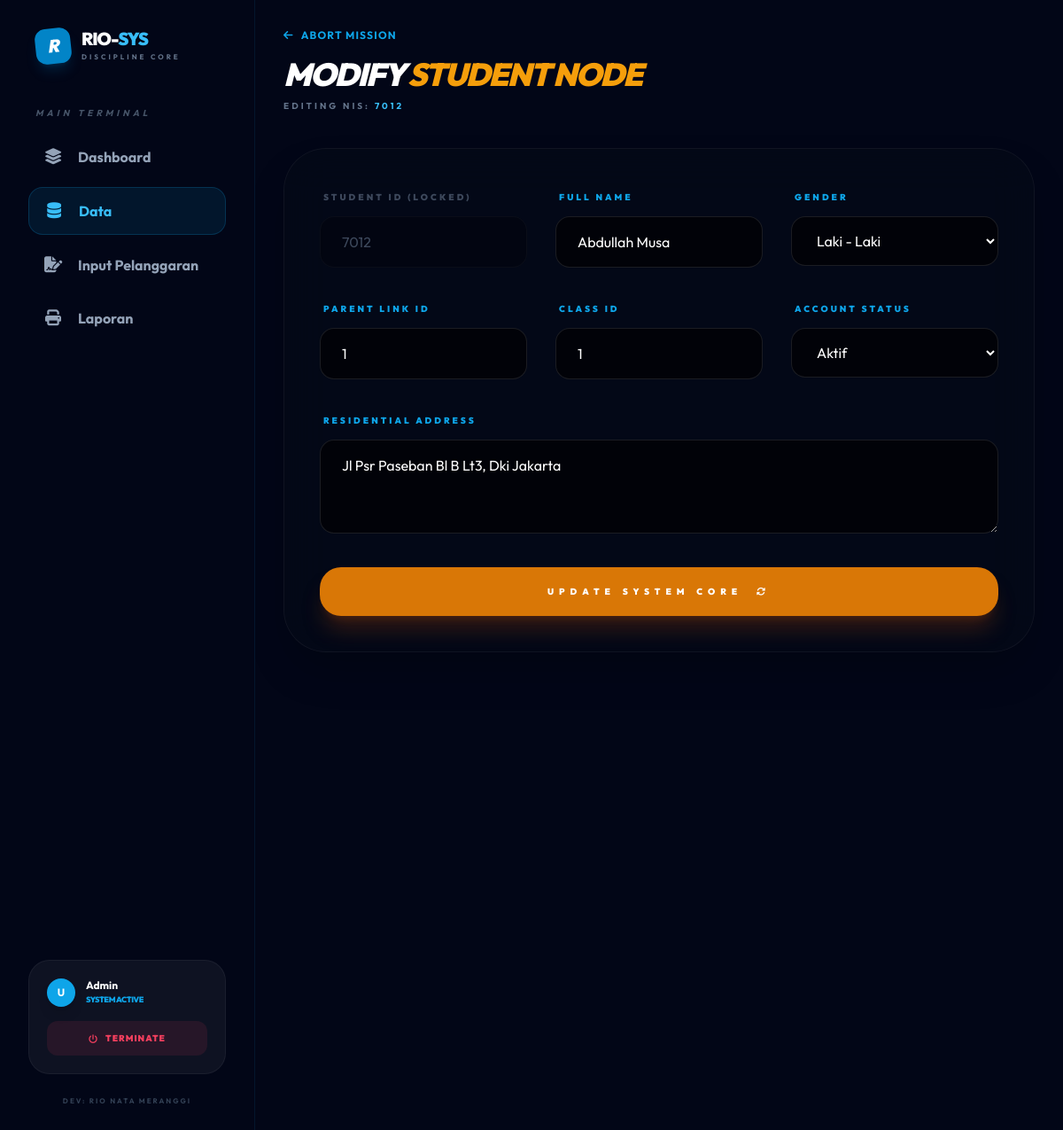
Screenshot of /siswa/edit_siswa.php?nis=7012 with the database file from the repository.
### tables this page shows
CREATE TABLE `siswa` (
  `nis` int NOT NULL,
  `nama_siswa` varchar(50) DEFAULT NULL,
  `jenis_kelamin` enum('Laki - Laki','Perempuan') DEFAULT NULL,
  `alamat` varchar(100) DEFAULT NULL,
  `password` varchar(70) DEFAULT NULL,
  `status` enum('aktif','tidak_aktif','lulus','pindah') DEFAULT NULL,
  `id_ortu_wali` int DEFAULT NULL,
  `id_kelas` int DEFAULT NULL
);

### siswa/edit_siswa.php (the view, shortened to what this page needs)
<?php
include "../config/config.php";
include "../includes/header.php";
$nis = $_GET['nis'];
$query = mysqli_query($conn, "SELECT * FROM siswa WHERE nis = '$nis'");
$data = mysqli_fetch_array($query);
?>
<div class="p-8 max-w-6xl mx-auto">
    <div class="mb-10">
        <a href="data_siswa.php" class="text-sky-500 text-xs font-bold uppercase tracking-widest hover:text-white transition-all flex items-center gap-2 mb-4">
            <i class="fas fa-arrow-left"></i> Abort Mission
        </a>
        <h1 class="text-4xl font-black text-white tracking-tighter uppercase italic">Modify <span class="text-amber-500">Student Node</span></h1>
        <p class="text-slate-500 text-[10px] font-bold uppercase tracking-[3px] mt-2">Editing NIS: <span class="text-sky-400"><?= $nis; ?></span></p>
    </div>
    <form action="" method="POST" class="bg-[#050a18]/60 border border-white/5 p-10 rounded-[3rem] shadow-2xl space-y-8 backdrop-blur-xl text-slate-300">
        <div class="grid grid-cols-1 md:grid-cols-2 lg:grid-cols-3 gap-8">
            <div class="space-y-3 opacity-60">
                <label class="text-[10px] font-black text-slate-500 uppercase tracking-[3px] ml-1">Student ID (Locked)</label>
                <input type="text" value="<?= $data['nis']; ?>" readonly class="w-full bg-black/40 border border-white/5 rounded-2xl py-4 px-6 text-slate-500 cursor-not-allowed outline-none">
            </div>
            <div class="space-y-3">
                <label class="text-[10px] font-black text-sky-500 uppercase tracking-[3px] ml-1">Full Name</label>
                <input type="text" name="nama_siswa" value="<?= $data['nama_siswa']; ?>" class="w-full bg-black/60 border border-white/10 rounded-2xl py-4 px-6 text-white outline-none focus:border-amber-500/50 transition-all" required>
            </div>
            <div class="space-y-3">
                <label class="text-[10px] font-black text-sky-500 uppercase tracking-[3px] ml-1">Gender</label>
                <select name="jenis_kelamin" class="w-full bg-black/60 border border-white/10 rounded-2xl py-4 px-6 text-white outline-none focus:border-amber-500/50 transition-all">
                    <option value="Laki - Laki" <?= ($data['jenis_kelamin'] == 'Laki - Laki') ? 'selected' : ''; ?>>Laki - Laki</option>
                </select>
            </div>
            <div class="space-y-3">
                <label class="text-[10px] font-black text-sky-500 uppercase tracking-[3px] ml-1">Parent Link ID</label>
                <input type="number" name="id_ortu_wali" value="<?= $data['id_ortu_wali']; ?>" class="w-full bg-black/60 border border-white/10 rounded-2xl py-4 px-6 text-white outline-none focus:border-amber-500/50 transition-all" required>
            </div>
            <div class="space-y-3">
                <label class="text-[10px] font-black text-sky-500 uppercase tracking-[3px] ml-1">Class ID</label>
                <input type="number" name="id_kelas" value="<?= $data['id_kelas']; ?>" class="w-full bg-black/60 border border-white/10 rounded-2xl py-4 px-6 text-white outline-none focus:border-amber-500/50 transition-all" required>
            </div>
            <div class="space-y-3">
                <label class="text-[10px] font-black text-sky-500 uppercase tracking-[3px] ml-1">Account Status</label>
                <select name="status" class="w-full bg-black/60 border border-white/10 rounded-2xl py-4 px-6 text-white outline-none focus:border-amber-500/50 transition-all">
                    <option value="aktif" <?= ($data['status'] == 'aktif') ? 'selected' : ''; ?>>Aktif</option>
                </select>
            </div>
            <div class="space-y-3 md:col-span-2 lg:col-span-3">
                <label class="text-[10px] font-black text-sky-500 uppercase tracking-[3px] ml-1">Residential Address</label>
                <textarea name="alamat" rows="3" class="w-full bg-black/60 border border-white/10 rounded-2xl py-4 px-6 text-white outline-none focus:border-amber-500/50 transition-all" required><?= $data['alamat']; ?></textarea>
            </div>
        </div>
        <button type="submit" name="update" class="w-full bg-amber-600 hover:bg-amber-500 text-white font-black py-5 rounded-3xl shadow-xl shadow-amber-900/40 transition-all transform hover:scale-[1.01] tracking-[6px] text-[10px]">
            UPDATE SYSTEM CORE <i class="fas fa-sync-alt ml-2"></i>
        </button>
    </form>
</div>
<?php include "../includes/footer.php"; ?>

### includes/header.php (style rules this page uses)
body { font-family: 'Outfit', sans-serif; background-color: #020617; overflow-x: hidden; }

### rows the page displays
siswa: nis "7012", nama_siswa "Abdullah Musa", jenis_kelamin "Laki - Laki", id_ortu_wali "1", id_kelas "1", status "Aktif", alamat "Jl Psr Paseban Bl B Lt3, Dki Jakarta"

### other values shown
substr($_SESSION['username'] ?? 'U', 0, 1) "U"
$_SESSION['username'] "Admin"
$nis "7012"
